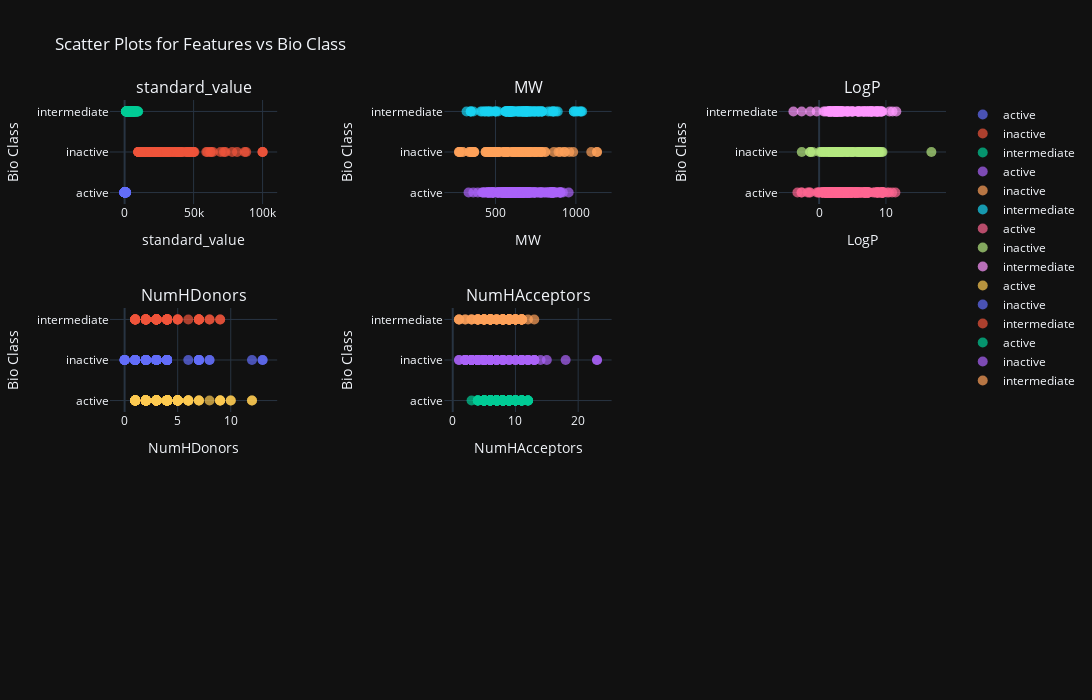

Write notebook code for a chart like this one.
### Markdown cell above
# **. Exploratory Data Analysis (EDA)**

### Code cell
import plotly.subplots as sp
import plotly as px
import plotly.graph_objects as go
import math

# Create a 4x4 grid for subplots (adjust as needed for the number of features)
features = ["standard_value", "MW", "LogP", "NumHDonors", "NumHAcceptors"]
num_features = len(features)
grid_size = math.ceil(math.sqrt(num_features))
fig = sp.make_subplots(
    rows=grid_size, 
    cols=grid_size, 
    subplot_titles=features, 
    horizontal_spacing=0.2, 
    vertical_spacing=0.2
)

# Add scatter plots for each feature
for idx, feature in enumerate(features):
    row = idx // grid_size + 1
    col = idx % grid_size + 1
    for bio_class in df5["bio_class"].unique():
        filtered_df = df5[df5["bio_class"] == bio_class]
        fig.add_trace(
            go.Scatter(
                x=filtered_df[feature],
                y=filtered_df["bio_class"],
                mode="markers",
                name=bio_class,
                marker=dict(size=10, opacity=0.7)
            ),
            row=row,
            col=col
        )

# Update layout with dark theme and spacing adjustments
fig.update_layout(
    height=700,
    width=1100,
    showlegend=True,
    template="plotly_dark",
    title="Scatter Plots for Features vs Bio Class",
)

# Update x-axis and y-axis titles for each subplot
for i, feature in enumerate(features):
    fig.update_xaxes(title_text=feature, row=(i // grid_size) + 1, col=(i % grid_size) + 1)
    fig.update_yaxes(title_text="Bio Class", row=(i // grid_size) + 1, col=(i % grid_size) + 1)

# Show the figure
fig.show()

### Figure 1 — Plotly figure (JSON) as saved in the notebook; plotly's stock layout.template omitted (floating-point values rounded to 4 significant figures; data arrays with more than 128 entries replaced by an {"elided": "..."} marker saying what was removed)
{"data": [{"marker": {"opacity": 0.7, "size": 10}, "mode": "markers", "name": "active", "type": "scatter", "x": {"elided": "303 float values"}, "xaxis": "x", "y": {"elided": "303 str values"}, "yaxis": "y"}, {"marker": {"opacity": 0.7, "size": 10}, "mode": "markers", "name": "inactive", "type": "scatter", "x": [81500, 10000, 12000, 10000, 20000, 39400, 42300, 24200, 28500, 11900, 22800, 10000, 29900, 10900, 45000, 38000, 35000, 22000, 100000, 100000, 87000, 50000, 14900, 19500, 64000, 35000, 50000, 37200, 44500, 10600, 10900, 14600, 15700, 15800, 17600, 18800, 19200, 21300, 23600, 24600, 24600, 25400, 25400, 27400, 28600, 30400, 31900, 32300, 37000, 37500, 40500, 41400, 45200, 47300, 49700, 88100, 78000, 29000, 72000, 60000, 25000, 30000, 100000, 10000, 10000, 59200, 69600, 45900, 50600, 20000, 10000, 10000, 29550, 27290, 22700, 32040, 35060, 24810, 23350, 21600, 28910, 27060, 21000, 22700, 11800, 19300, 15600, 73000, 27500, 14300, 14200, 31200, 62700, 19210, 16070, 17300, 62000, 48000, 40000, 39000, 27000, 14000, 32600, 17700, 20400, 33300, 12400, 38800, 47100, 47100, 31000, 40000, 40200, 38800, 24100, 41500, 19800, 46300, 30300, 17900, 23200, 11700], "xaxis": "x", "y": ["inactive", "inactive", "inactive", "inactive", "inactive", "inactive", "inactive", "inactive", "inactive", "inactive", "inactive", "inactive", "inactive", "inactive", "inactive", "inactive", "inactive", "inactive", "inactive", "inactive", "inactive", "inactive", "inactive", "inactive", "inactive", "inactive", "inactive", "inactive", "inactive", "inactive", "inactive", "inactive", "inactive", "inactive", "inactive", "inactive", "inactive", "inactive", "inactive", "inactive", "inactive", "inactive", "inactive", "inactive", "inactive", "inactive", "inactive", "inactive", "inactive", "inactive", "inactive", "inactive", "inactive", "inactive", "inactive", "inactive", "inactive", "inactive", "inactive", "inactive", "inactive", "inactive", "inactive", "inactive", "inactive", "inactive", "inactive", "inactive", "inactive", "inactive", "inactive", "inactive", "inactive", "inactive", "inactive", "inactive", "inactive", "inactive", "inactive", "inactive", "inactive", "inactive", "inactive", "inactive", "inactive", "inactive", "inactive", "inactive", "inactive", "inactive", "inactive", "inactive", "inactive", "inactive", "inactive", "inactive", "inactive", "inactive", "inactive", "inactive", "inactive", "inactive", "inactive", "inactive", "inactive", "inactive", "inactive", "inactive", "inactive", "inactive", "inactive", "inactive", "inactive", "inactive", "inactive", "inactive", "inactive", "inactive", "inactive", "inactive", "inactive", "inactive"], "yaxis": "y"}, {"marker": {"opacity": 0.7, "size": 10}, "mode": "markers", "name": "intermediate", "type": "scatter", "x": [6000, 7000, 8000, 2700, 6500, 3900, 2700, 5400, 1300, 3000, 4000, 9500, 2500, 2500, 6500, 2900, 1200, 1313, 3900, 5700, 4000, 5000, 1500, 2000, 5000, 8000, 1700, 1700, 8000, 6000, 4000, 4000, 4000, 1090, 1290, 1010, 1020, 3300, 4300, 5000, 5000, 9850, 8800, 3000, 8000, 2000, 4300, 1410, 3590, 3900, 5200, 1900, 1400, 3200, 1900, 3500, 2300, 3400, 5600, 7500, 1900, 2600, 1500, 1210, 1360, 1360, 2730, 1020, 6670, 1380, 5780, 8650, 7410, 5870, 5880, 5920, 6810, 6960, 2590, 6120, 5340, 8940, 4200, 1191, 2200, 3500, 2200, 3100, 2300, 1600, 6600, 3200, 4600, 1200, 9600, 4730, 1810, 2430, 1730, 1510, 2600, 3760, 2530, 6790, 3680, 1240, 3580, 1980, 2580, 7020, 2370, 1050, 1850, 1080], "xaxis": "x", "y": ["intermediate", "intermediate", "intermediate", "intermediate", "intermediate", "intermediate", "intermediate", "intermediate", "intermediate", "intermediate", "intermediate", "intermediate", "intermediate", "intermediate", "intermediate", "intermediate", "intermediate", "intermediate", "intermediate", "intermediate", "intermediate", "intermediate", "intermediate", "intermediate", "intermediate", "intermediate", "intermediate", "intermediate", "intermediate", "intermediate", "intermediate", "intermediate", "intermediate", "intermediate", "intermediate", "intermediate", "intermediate", "intermediate", "intermediate", "intermediate", "intermediate", "intermediate", "intermediate", "intermediate", "intermediate", "intermediate", "intermediate", "intermediate", "intermediate", "intermediate", "intermediate", "intermediate", "intermediate", "intermediate", "intermediate", "intermediate", "intermediate", "intermediate", "intermediate", "intermediate", "intermediate", "intermediate", "intermediate", "intermediate", "intermediate", "intermediate", "intermediate", "intermediate", "intermediate", "intermediate", "intermediate", "intermediate", "intermediate", "intermediate", "intermediate", "intermediate", "intermediate", "intermediate", "intermediate", "intermediate", "intermediate", "intermediate", "intermediate", "intermediate", "intermediate", "intermediate", "intermediate", "intermediate", "intermediate", "intermediate", "intermediate", "intermediate", "intermediate", "intermediate", "intermediate", "intermediate", "intermediate", "intermediate", "intermediate", "intermediate", "intermediate", "intermediate", "intermediate", "intermediate", "intermediate", "intermediate", "intermediate", "intermediate", "intermediate", "intermediate", "intermediate", "intermediate", "intermediate", "intermediate"], "yaxis": "y"}, {"marker": {"opacity": 0.7, "size": 10}, "mode": "markers", "name": "active", "type": "scatter", "x": {"elided": "303 float values"}, "xaxis": "x2", "y": {"elided": "303 str values"}, "yaxis": "y2"}, {"marker": {"opacity": 0.7, "size": 10}, "mode": "markers", "name": "inactive", "type": "scatter", "x": [742.6, 365.3, 351.3, 349.3, 500.7, 458.7, 472.7, 470.7, 472.7, 506.7, 504.7, 490.7, 504.7, 731.0, 509.6, 509.6, 509.6, 493.6, 646.9, 631.8, 903.2, 931.2, 959.3, 983.3, 1096.0, 1131.0, 1131.0, 365.5, 450.6, 555.8, 488.7, 553.8, 502.7, 484.7, 502.7, 468.7, 470.7, 611.9, 468.7, 438.7, 569.9, 470.7, 472.7, 454.7, 440.7, 488.7, 438.7, 569.9, 567.9, 454.7, 569.8, 567.9, 553.8, 555.8, 569.8, 601.8, 634.8, 806.0, 863.0, 709.9, 892.1, 527.7, 368.4, 509.6, 489.6, 294.4, 296.4, 276.3, 278.3, 366.5, 620.7, 492.6, 662.1, 671.7, 657.7, 706.6, 627.7, 514.9, 524.5, 510.5, 559.4, 480.5, 690.9, 705.0, 783.0, 676.9, 662.9, 927.4, 757.0, 614.9, 620.8, 612.9, 472.7, 711.8, 681.9, 652.9, 513.6, 273.3, 273.3, 349.4, 337.4, 337.4, 583.9, 641.9, 655.9, 684.0, 712.0, 769.1, 717.0, 683.0, 697.0, 711.0, 741.0, 755.1, 783.1, 741.0, 755.1, 783.1, 711.0, 783.1, 811.2, 601.1], "xaxis": "x2", "y": ["inactive", "inactive", "inactive", "inactive", "inactive", "inactive", "inactive", "inactive", "inactive", "inactive", "inactive", "inactive", "inactive", "inactive", "inactive", "inactive", "inactive", "inactive", "inactive", "inactive", "inactive", "inactive", "inactive", "inactive", "inactive", "inactive", "inactive", "inactive", "inactive", "inactive", "inactive", "inactive", "inactive", "inactive", "inactive", "inactive", "inactive", "inactive", "inactive", "inactive", "inactive", "inactive", "inactive", "inactive", "inactive", "inactive", "inactive", "inactive", "inactive", "inactive", "inactive", "inactive", "inactive", "inactive", "inactive", "inactive", "inactive", "inactive", "inactive", "inactive", "inactive", "inactive", "inactive", "inactive", "inactive", "inactive", "inactive", "inactive", "inactive", "inactive", "inactive", "inactive", "inactive", "inactive", "inactive", "inactive", "inactive", "inactive", "inactive", "inactive", "inactive", "inactive", "inactive", "inactive", "inactive", "inactive", "inactive", "inactive", "inactive", "inactive", "inactive", "inactive", "inactive", "inactive", "inactive", "inactive", "inactive", "inactive", "inactive", "inactive", "inactive", "inactive", "inactive", "inactive", "inactive", "inactive", "inactive", "inactive", "inactive", "inactive", "inactive", "inactive", "inactive", "inactive", "inactive", "inactive", "inactive", "inactive", "inactive", "inactive", "inactive", "inactive"], "yaxis": "y2"}, {"marker": {"opacity": 0.7, "size": 10}, "mode": "markers", "name": "intermediate", "type": "scatter", "x": [345.2, 347.3, 347.3, 588.9, 586.9, 604.9, 604.9, 733.0, 685.9, 477.6, 987.3, 1011.0, 1039.0, 999.3, 1027.0, 1031.0, 987.3, 500.6, 502.7, 516.7, 603.8, 662.9, 739.0, 646.7, 617.7, 456.7, 569.9, 698.0, 456.7, 560.8, 588.8, 588.8, 588.8, 597.7, 597.7, 417.5, 597.7, 574.7, 446.9, 666.7, 560.6, 721.0, 615.8, 743.0, 784.0, 748.0, 650.8, 718.9, 688.9, 791.0, 763.0, 859.1, 700.9, 586.8, 672.9, 572.8, 768.9, 498.7, 465.6, 408.5, 434.5, 362.4, 320.3, 696.9, 637.8, 681.9, 681.9, 711.8, 711.8, 696.9, 654.8, 694.9, 669.8, 709.9, 667.8, 639.8, 681.9, 639.8, 679.9, 696.9, 654.8, 694.9, 432.5, 586.7, 689.9, 669.9, 747.0, 775.0, 845.2, 761.0, 727.0, 789.1, 789.1, 887.3, 769.1, 582.7, 567.7, 597.7, 626.7, 581.7, 611.7, 565.7, 595.7, 566.7, 596.7, 566.7, 596.7, 581.7, 581.7, 586.1, 828.2, 860.2, 859.2, 874.2], "xaxis": "x2", "y": ["intermediate", "intermediate", "intermediate", "intermediate", "intermediate", "intermediate", "intermediate", "intermediate", "intermediate", "intermediate", "intermediate", "intermediate", "intermediate", "intermediate", "intermediate", "intermediate", "intermediate", "intermediate", "intermediate", "intermediate", "intermediate", "intermediate", "intermediate", "intermediate", "intermediate", "intermediate", "intermediate", "intermediate", "intermediate", "intermediate", "intermediate", "intermediate", "intermediate", "intermediate", "intermediate", "intermediate", "intermediate", "intermediate", "intermediate", "intermediate", "intermediate", "intermediate", "intermediate", "intermediate", "intermediate", "intermediate", "intermediate", "intermediate", "intermediate", "intermediate", "intermediate", "intermediate", "intermediate", "intermediate", "intermediate", "intermediate", "intermediate", "intermediate", "intermediate", "intermediate", "intermediate", "intermediate", "intermediate", "intermediate", "intermediate", "intermediate", "intermediate", "intermediate", "intermediate", "intermediate", "intermediate", "intermediate", "intermediate", "intermediate", "intermediate", "intermediate", "intermediate", "intermediate", "intermediate", "intermediate", "intermediate", "intermediate", "intermediate", "intermediate", "intermediate", "intermediate", "intermediate", "intermediate", "intermediate", "intermediate", "intermediate", "intermediate", "intermediate", "intermediate", "intermediate", "intermediate", "intermediate", "intermediate", "intermediate", "intermediate", "intermediate", "intermediate", "intermediate", "intermediate", "intermediate", "intermediate", "intermediate", "intermediate", "intermediate", "intermediate", "intermediate", "intermediate", "intermediate", "intermediate"], "yaxis": "y2"}, {"marker": {"opacity": 0.7, "size": 10}, "mode": "markers", "name": "active", "type": "scatter", "x": {"elided": "303 float values"}, "xaxis": "x3", "y": {"elided": "303 str values"}, "yaxis": "y3"}, {"marker": {"opacity": 0.7, "size": 10}, "mode": "markers", "name": "inactive", "type": "scatter", "x": [7.201, 5.142, 5.054, 4.83, 4.873, 6.949, 6.128, 6.336, 6.611, 6.146, 6.354, 5.806, 4.985, 8.024, 2.711, 3.301, 3.301, 3.596, 3.12, 2.822, 2.612, 3.392, 4.172, 4.172, 7.293, -1.321, -1.321, 2.425, 2.318, 7.374, 6.4, 7.583, 6.494, 6.362, 6.494, 6.959, 7.183, 8.034, 6.621, 7.895, 7.463, 7.039, 7.429, 7.442, 7.052, 6.546, 7.412, 7.463, 7.671, 7.298, 7.324, 7.671, 7.583, 7.374, 7.324, 6.779, 5.977, 7.401, 6.321, 6.227, 5.65, 4.39, 3.853, -0.9645, -2.597, 4.248, 3.443, 4.096, 3.291, 5.666, 0.6519, 0.0673, 2.036, 1.781, 1.391, 2.145, 1.383, 1.007, 0.7525, 0.3624, 1.116, 0.3538, 7.147, 7.537, 7.495, 4.68, 8.279, 16.81, 9.088, 7.646, 7.767, 8.906, 6.204, 2.704, 2.383, 3.126, 1.705, 1.71, 1.71, 3.517, 2.606, 2.797, 7.701, 7.546, 7.936, 8.572, 9.352, 8.468, 8.499, 7.986, 8.376, 8.766, 7.831, 8.221, 8.857, 7.687, 8.077, 8.713, 8.622, 8.857, 9.493, 2.079], "xaxis": "x3", "y": ["inactive", "inactive", "inactive", "inactive", "inactive", "inactive", "inactive", "inactive", "inactive", "inactive", "inactive", "inactive", "inactive", "inactive", "inactive", "inactive", "inactive", "inactive", "inactive", "inactive", "inactive", "inactive", "inactive", "inactive", "inactive", "inactive", "inactive", "inactive", "inactive", "inactive", "inactive", "inactive", "inactive", "inactive", "inactive", "inactive", "inactive", "inactive", "inactive", "inactive", "inactive", "inactive", "inactive", "inactive", "inactive", "inactive", "inactive", "inactive", "inactive", "inactive", "inactive", "inactive", "inactive", "inactive", "inactive", "inactive", "inactive", "inactive", "inactive", "inactive", "inactive", "inactive", "inactive", "inactive", "inactive", "inactive", "inactive", "inactive", "inactive", "inactive", "inactive", "inactive", "inactive", "inactive", "inactive", "inactive", "inactive", "inactive", "inactive", "inactive", "inactive", "inactive", "inactive", "inactive", "inactive", "inactive", "inactive", "inactive", "inactive", "inactive", "inactive", "inactive", "inactive", "inactive", "inactive", "inactive", "inactive", "inactive", "inactive", "inactive", "inactive", "inactive", "inactive", "inactive", "inactive", "inactive", "inactive", "inactive", "inactive", "inactive", "inactive", "inactive", "inactive", "inactive", "inactive", "inactive", "inactive", "inactive", "inactive", "inactive", "inactive", "inactive"], "yaxis": "y3"}, {"marker": {"opacity": 0.7, "size": 10}, "mode": "markers", "name": "intermediate", "type": "scatter", "x": [4.053, 4.277, 4.277, 7.793, 8.001, 6.764, 6.764, 7.815, 1.467, 4.623, 4.952, 4.952, 5.732, 3.497, 4.277, 3.169, 4.952, 3.415, 6.638, 5.817, 6.057, 3.284, 4.951, -2.612, -3.847, 7.234, 7.91, 9.106, 7.09, 6.635, 7.415, 7.56, 7.415, 2.727, 2.727, -1.329, 2.727, 3.818, 6.034, 2.203, 1.501, 5.905, 4.438, 6.244, 5.218, 5.805, 4.147, 5.803, 6.344, 9.475, 8.695, 10.99, 7.816, 7.01, 7.036, 6.62, 9.33, 7.804, 0.8867, 2.667, 3.199, 0.6621, -0.3641, 2.293, 3.216, 2.378, 2.383, 2.704, 2.709, 2.81, 3.039, 3.413, 2.939, 3.312, 3.542, 2.613, 2.378, 2.607, 2.986, 2.293, 2.517, 2.896, 3.624, 1.477, 8.693, 8.326, 7.809, 8.589, 10.54, 8.198, 7.441, 8.978, 8.834, 11.56, 8.467, 1.132, 1.549, 1.875, 1.761, 1.852, 2.178, 2.152, 2.478, 1.426, 1.752, 1.426, 1.752, 1.852, 2.17, 2.497, 9.231, 9.348, 8.772, 8.672], "xaxis": "x3", "y": ["intermediate", "intermediate", "intermediate", "intermediate", "intermediate", "intermediate", "intermediate", "intermediate", "intermediate", "intermediate", "intermediate", "intermediate", "intermediate", "intermediate", "intermediate", "intermediate", "intermediate", "intermediate", "intermediate", "intermediate", "intermediate", "intermediate", "intermediate", "intermediate", "intermediate", "intermediate", "intermediate", "intermediate", "intermediate", "intermediate", "intermediate", "intermediate", "intermediate", "intermediate", "intermediate", "intermediate", "intermediate", "intermediate", "intermediate", "intermediate", "intermediate", "intermediate", "intermediate", "intermediate", "intermediate", "intermediate", "intermediate", "intermediate", "intermediate", "intermediate", "intermediate", "intermediate", "intermediate", "intermediate", "intermediate", "intermediate", "intermediate", "intermediate", "intermediate", "intermediate", "intermediate", "intermediate", "intermediate", "intermediate", "intermediate", "intermediate", "intermediate", "intermediate", "intermediate", "intermediate", "intermediate", "intermediate", "intermediate", "intermediate", "intermediate", "intermediate", "intermediate", "intermediate", "intermediate", "intermediate", "intermediate", "intermediate", "intermediate", "intermediate", "intermediate", "intermediate", "intermediate", "intermediate", "intermediate", "intermediate", "intermediate", "intermediate", "intermediate", "intermediate", "intermediate", "intermediate", "intermediate", "intermediate", "intermediate", "intermediate", "intermediate", "intermediate", "intermediate", "intermediate", "intermediate", "intermediate", "intermediate", "intermediate", "intermediate", "intermediate", "intermediate", "intermediate", "intermediate", "intermediate"], "yaxis": "y3"}, {"marker": {"opacity": 0.7, "size": 10}, "mode": "markers", "name": "active", "type": "scatter", "x": {"elided": "303 int values"}, "xaxis": "x4", "y": {"elided": "303 str values"}, "yaxis": "y4"}, {"marker": {"opacity": 0.7, "size": 10}, "mode": "markers", "name": "inactive", "type": "scatter", "x": [12, 0, 1, 1, 3, 1, 1, 0, 2, 3, 2, 3, 3, 2, 4, 4, 4, 3, 4, 3, 7, 7, 7, 7, 7, 13, 13, 1, 2, 3, 3, 2, 3, 2, 3, 2, 2, 1, 1, 1, 2, 2, 2, 1, 1, 3, 0, 2, 1, 1, 3, 1, 2, 3, 3, 4, 1, 1, 2, 1, 3, 4, 3, 8, 7, 0, 0, 0, 0, 2, 8, 6, 3, 3, 3, 3, 3, 3, 3, 3, 3, 3, 1, 1, 3, 4, 2, 0, 3, 3, 3, 1, 3, 2, 4, 3, 4, 3, 3, 2, 3, 3, 2, 3, 3, 3, 3, 4, 3, 3, 3, 3, 4, 4, 4, 4, 4, 4, 3, 4, 4, 4], "xaxis": "x4", "y": ["inactive", "inactive", "inactive", "inactive", "inactive", "inactive", "inactive", "inactive", "inactive", "inactive", "inactive", "inactive", "inactive", "inactive", "inactive", "inactive", "inactive", "inactive", "inactive", "inactive", "inactive", "inactive", "inactive", "inactive", "inactive", "inactive", "inactive", "inactive", "inactive", "inactive", "inactive", "inactive", "inactive", "inactive", "inactive", "inactive", "inactive", "inactive", "inactive", "inactive", "inactive", "inactive", "inactive", "inactive", "inactive", "inactive", "inactive", "inactive", "inactive", "inactive", "inactive", "inactive", "inactive", "inactive", "inactive", "inactive", "inactive", "inactive", "inactive", "inactive", "inactive", "inactive", "inactive", "inactive", "inactive", "inactive", "inactive", "inactive", "inactive", "inactive", "inactive", "inactive", "inactive", "inactive", "inactive", "inactive", "inactive", "inactive", "inactive", "inactive", "inactive", "inactive", "inactive", "inactive", "inactive", "inactive", "inactive", "inactive", "inactive", "inactive", "inactive", "inactive", "inactive", "inactive", "inactive", "inactive", "inactive", "inactive", "inactive", "inactive", "inactive", "inactive", "inactive", "inactive", "inactive", "inactive", "inactive", "inactive", "inactive", "inactive", "inactive", "inactive", "inactive", "inactive", "inactive", "inactive", "inactive", "inactive", "inactive", "inactive", "inactive", "inactive"], "yaxis": "y4"}, {"marker": {"opacity": 0.7, "size": 10}, "mode": "markers", "name": "intermediate", "type": "scatter", "x": [1, 1, 1, 2, 1, 3, 3, 3, 8, 2, 7, 7, 7, 7, 7, 7, 7, 4, 3, 3, 4, 5, 5, 9, 9, 2, 3, 3, 2, 4, 4, 4, 4, 4, 4, 5, 4, 3, 3, 8, 6, 4, 4, 4, 4, 4, 4, 4, 3, 2, 2, 2, 3, 3, 3, 3, 3, 1, 1, 1, 1, 2, 2, 4, 3, 3, 4, 2, 3, 3, 3, 2, 3, 2, 2, 4, 3, 3, 3, 4, 3, 3, 1, 3, 3, 3, 4, 4, 4, 4, 4, 4, 4, 4, 4, 5, 4, 3, 3, 3, 2, 3, 2, 4, 3, 4, 3, 3, 2, 3, 3, 3, 3, 3], "xaxis": "x4", "y": ["intermediate", "intermediate", "intermediate", "intermediate", "intermediate", "intermediate", "intermediate", "intermediate", "intermediate", "intermediate", "intermediate", "intermediate", "intermediate", "intermediate", "intermediate", "intermediate", "intermediate", "intermediate", "intermediate", "intermediate", "intermediate", "intermediate", "intermediate", "intermediate", "intermediate", "intermediate", "intermediate", "intermediate", "intermediate", "intermediate", "intermediate", "intermediate", "intermediate", "intermediate", "intermediate", "intermediate", "intermediate", "intermediate", "intermediate", "intermediate", "intermediate", "intermediate", "intermediate", "intermediate", "intermediate", "intermediate", "intermediate", "intermediate", "intermediate", "intermediate", "intermediate", "intermediate", "intermediate", "intermediate", "intermediate", "intermediate", "intermediate", "intermediate", "intermediate", "intermediate", "intermediate", "intermediate", "intermediate", "intermediate", "intermediate", "intermediate", "intermediate", "intermediate", "intermediate", "intermediate", "intermediate", "intermediate", "intermediate", "intermediate", "intermediate", "intermediate", "intermediate", "intermediate", "intermediate", "intermediate", "intermediate", "intermediate", "intermediate", "intermediate", "intermediate", "intermediate", "intermediate", "intermediate", "intermediate", "intermediate", "intermediate", "intermediate", "intermediate", "intermediate", "intermediate", "intermediate", "intermediate", "intermediate", "intermediate", "intermediate", "intermediate", "intermediate", "intermediate", "intermediate", "intermediate", "intermediate", "intermediate", "intermediate", "intermediate", "intermediate", "intermediate", "intermediate", "intermediate", "intermediate"], "yaxis": "y4"}, {"marker": {"opacity": 0.7, "size": 10}, "mode": "markers", "name": "active", "type": "scatter", "x": {"elided": "303 int values"}, "xaxis": "x5", "y": {"elided": "303 str values"}, "yaxis": "y5"}, {"marker": {"opacity": 0.7, "size": 10}, "mode": "markers", "name": "inactive", "type": "scatter", "x": [18, 2, 1, 1, 5, 3, 4, 4, 4, 4, 4, 4, 5, 8, 6, 6, 6, 5, 8, 7, 11, 11, 11, 11, 11, 23, 23, 2, 3, 3, 3, 3, 3, 4, 3, 3, 3, 5, 3, 2, 4, 3, 2, 2, 2, 3, 2, 4, 4, 2, 4, 4, 3, 3, 4, 4, 10, 13, 14, 13, 15, 6, 6, 8, 7, 3, 3, 3, 3, 3, 8, 6, 12, 13, 13, 12, 12, 11, 12, 12, 11, 11, 8, 8, 9, 9, 6, 6, 7, 5, 5, 5, 3, 10, 9, 7, 7, 4, 4, 4, 5, 5, 4, 5, 5, 5, 5, 6, 5, 5, 5, 5, 6, 6, 6, 6, 6, 6, 5, 6, 6, 10], "xaxis": "x5", "y": ["inactive", "inactive", "inactive", "inactive", "inactive", "inactive", "inactive", "inactive", "inactive", "inactive", "inactive", "inactive", "inactive", "inactive", "inactive", "inactive", "inactive", "inactive", "inactive", "inactive", "inactive", "inactive", "inactive", "inactive", "inactive", "inactive", "inactive", "inactive", "inactive", "inactive", "inactive", "inactive", "inactive", "inactive", "inactive", "inactive", "inactive", "inactive", "inactive", "inactive", "inactive", "inactive", "inactive", "inactive", "inactive", "inactive", "inactive", "inactive", "inactive", "inactive", "inactive", "inactive", "inactive", "inactive", "inactive", "inactive", "inactive", "inactive", "inactive", "inactive", "inactive", "inactive", "inactive", "inactive", "inactive", "inactive", "inactive", "inactive", "inactive", "inactive", "inactive", "inactive", "inactive", "inactive", "inactive", "inactive", "inactive", "inactive", "inactive", "inactive", "inactive", "inactive", "inactive", "inactive", "inactive", "inactive", "inactive", "inactive", "inactive", "inactive", "inactive", "inactive", "inactive", "inactive", "inactive", "inactive", "inactive", "inactive", "inactive", "inactive", "inactive", "inactive", "inactive", "inactive", "inactive", "inactive", "inactive", "inactive", "inactive", "inactive", "inactive", "inactive", "inactive", "inactive", "inactive", "inactive", "inactive", "inactive", "inactive", "inactive", "inactive", "inactive"], "yaxis": "y5"}, {"marker": {"opacity": 0.7, "size": 10}, "mode": "markers", "name": "intermediate", "type": "scatter", "x": [1, 1, 1, 5, 5, 6, 6, 8, 8, 4, 11, 11, 11, 11, 11, 13, 11, 6, 3, 4, 6, 8, 8, 9, 9, 2, 3, 5, 2, 4, 4, 4, 4, 8, 8, 8, 8, 6, 5, 6, 6, 9, 9, 9, 10, 9, 9, 9, 8, 8, 8, 8, 7, 5, 7, 5, 7, 3, 6, 4, 4, 5, 5, 9, 7, 9, 9, 10, 10, 9, 8, 8, 9, 9, 8, 8, 9, 8, 8, 9, 8, 8, 5, 10, 5, 5, 6, 6, 6, 6, 6, 6, 6, 6, 6, 11, 10, 11, 12, 10, 11, 9, 10, 10, 11, 10, 11, 10, 10, 9, 6, 7, 7, 8], "xaxis": "x5", "y": ["intermediate", "intermediate", "intermediate", "intermediate", "intermediate", "intermediate", "intermediate", "intermediate", "intermediate", "intermediate", "intermediate", "intermediate", "intermediate", "intermediate", "intermediate", "intermediate", "intermediate", "intermediate", "intermediate", "intermediate", "intermediate", "intermediate", "intermediate", "intermediate", "intermediate", "intermediate", "intermediate", "intermediate", "intermediate", "intermediate", "intermediate", "intermediate", "intermediate", "intermediate", "intermediate", "intermediate", "intermediate", "intermediate", "intermediate", "intermediate", "intermediate", "intermediate", "intermediate", "intermediate", "intermediate", "intermediate", "intermediate", "intermediate", "intermediate", "intermediate", "intermediate", "intermediate", "intermediate", "intermediate", "intermediate", "intermediate", "intermediate", "intermediate", "intermediate", "intermediate", "intermediate", "intermediate", "intermediate", "intermediate", "intermediate", "intermediate", "intermediate", "intermediate", "intermediate", "intermediate", "intermediate", "intermediate", "intermediate", "intermediate", "intermediate", "intermediate", "intermediate", "intermediate", "intermediate", "intermediate", "intermediate", "intermediate", "intermediate", "intermediate", "intermediate", "intermediate", "intermediate", "intermediate", "intermediate", "intermediate", "intermediate", "intermediate", "intermediate", "intermediate", "intermediate", "intermediate", "intermediate", "intermediate", "intermediate", "intermediate", "intermediate", "intermediate", "intermediate", "intermediate", "intermediate", "intermediate", "intermediate", "intermediate", "intermediate", "intermediate", "intermediate", "intermediate", "intermediate", "intermediate"], "yaxis": "y5"}], "layout": {"annotations": [{"font": {"size": 16}, "showarrow": false, "text": "standard_value", "x": 0.1, "xanchor": "center", "xref": "paper", "y": 1, "yanchor": "bottom", "yref": "paper"}, {"font": {"size": 16}, "showarrow": false, "text": "MW", "x": 0.5, "xanchor": "center", "xref": "paper", "y": 1, "yanchor": "bottom", "yref": "paper"}, {"font": {"size": 16}, "showarrow": false, "text": "LogP", "x": 0.9, "xanchor": "center", "xref": "paper", "y": 1, "yanchor": "bottom", "yref": "paper"}, {"font": {"size": 16}, "showarrow": false, "text": "NumHDonors", "x": 0.1, "xanchor": "center", "xref": "paper", "y": 0.6, "yanchor": "bottom", "yref": "paper"}, {"font": {"size": 16}, "showarrow": false, "text": "NumHAcceptors", "x": 0.5, "xanchor": "center", "xref": "paper", "y": 0.6, "yanchor": "bottom", "yref": "paper"}], "height": 700, "showlegend": true, "title": {"text": "Scatter Plots for Features vs Bio Class"}, "width": 1100, "xaxis": {"anchor": "y", "domain": [0, 0.2], "title": {"text": "standard_value"}}, "xaxis2": {"anchor": "y2", "domain": [0.4, 0.6], "title": {"text": "MW"}}, "xaxis3": {"anchor": "y3", "domain": [0.8, 1], "title": {"text": "LogP"}}, "xaxis4": {"anchor": "y4", "domain": [0, 0.2], "title": {"text": "NumHDonors"}}, "xaxis5": {"anchor": "y5", "domain": [0.4, 0.6], "title": {"text": "NumHAcceptors"}}, "xaxis6": {"anchor": "y6", "domain": [0.8, 1]}, "xaxis7": {"anchor": "y7", "domain": [0, 0.2]}, "xaxis8": {"anchor": "y8", "domain": [0.4, 0.6]}, "xaxis9": {"anchor": "y9", "domain": [0.8, 1]}, "yaxis": {"anchor": "x", "domain": [0.8, 1], "title": {"text": "Bio Class"}}, "yaxis2": {"anchor": "x2", "domain": [0.8, 1], "title": {"text": "Bio Class"}}, "yaxis3": {"anchor": "x3", "domain": [0.8, 1], "title": {"text": "Bio Class"}}, "yaxis4": {"anchor": "x4", "domain": [0.4, 0.6], "title": {"text": "Bio Class"}}, "yaxis5": {"anchor": "x5", "domain": [0.4, 0.6], "title": {"text": "Bio Class"}}, "yaxis6": {"anchor": "x6", "domain": [0.4, 0.6]}, "yaxis7": {"anchor": "x7", "domain": [0, 0.2]}, "yaxis8": {"anchor": "x8", "domain": [0, 0.2]}, "yaxis9": {"anchor": "x9", "domain": [0, 0.2]}}}
